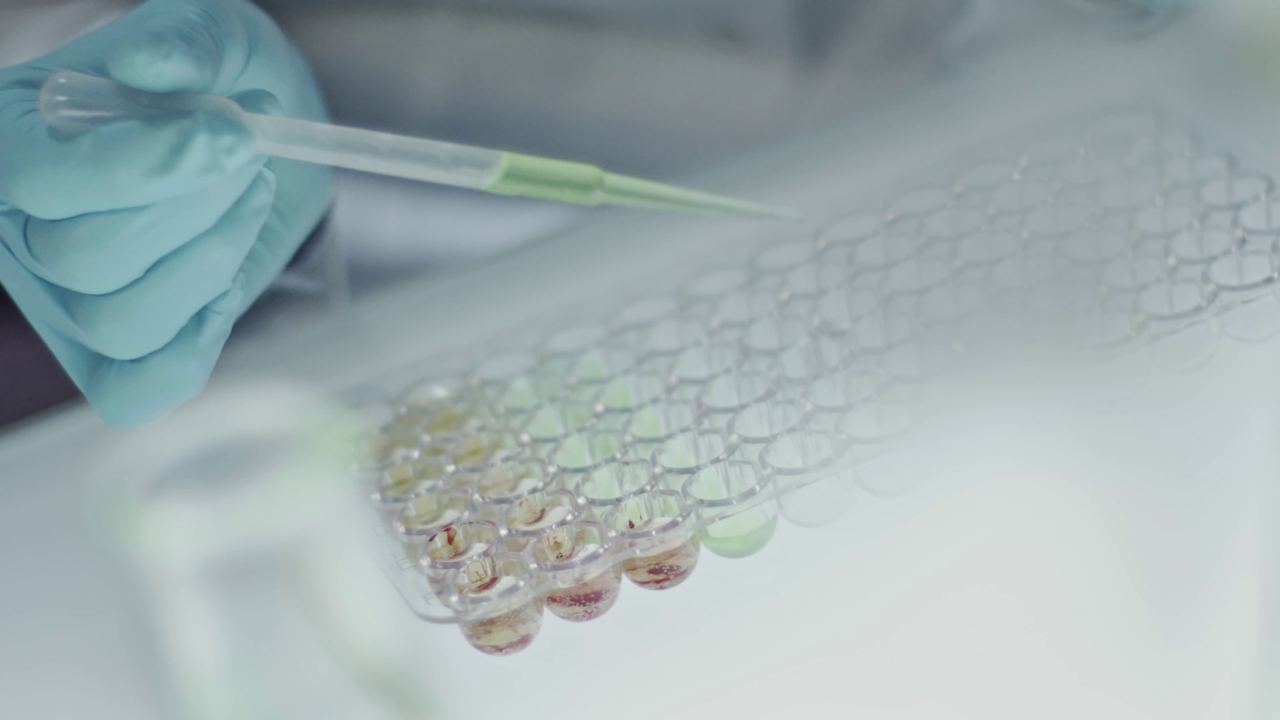
#> input picture src/vision/frames/image1.jpg, 3840 x 2160 px (shown at 1/3 size); its folder holds only this picture in this run
$ python get_growth_height.py --image frames/image1.jpg
#> lines starting #> are read from the running program, lines starting #| are printed output that depends on the picture; after the words box and inside, x2 and y2 are one past the last pixel; in counts of white or black regions, pixels touching at a corner belong together
#> further down, image is the input picture: shape (2160, 3840, 3); mean B, G, R 174.7, 172.8, 158.2
""" Logic to Measure Plant Height"""

import argparse
import imutils.contours
import cv2
import ffmpeg
import os

def get_height():
    greyscale = cv2.cvtColor(image, cv2.COLOR_BGR2GRAY)
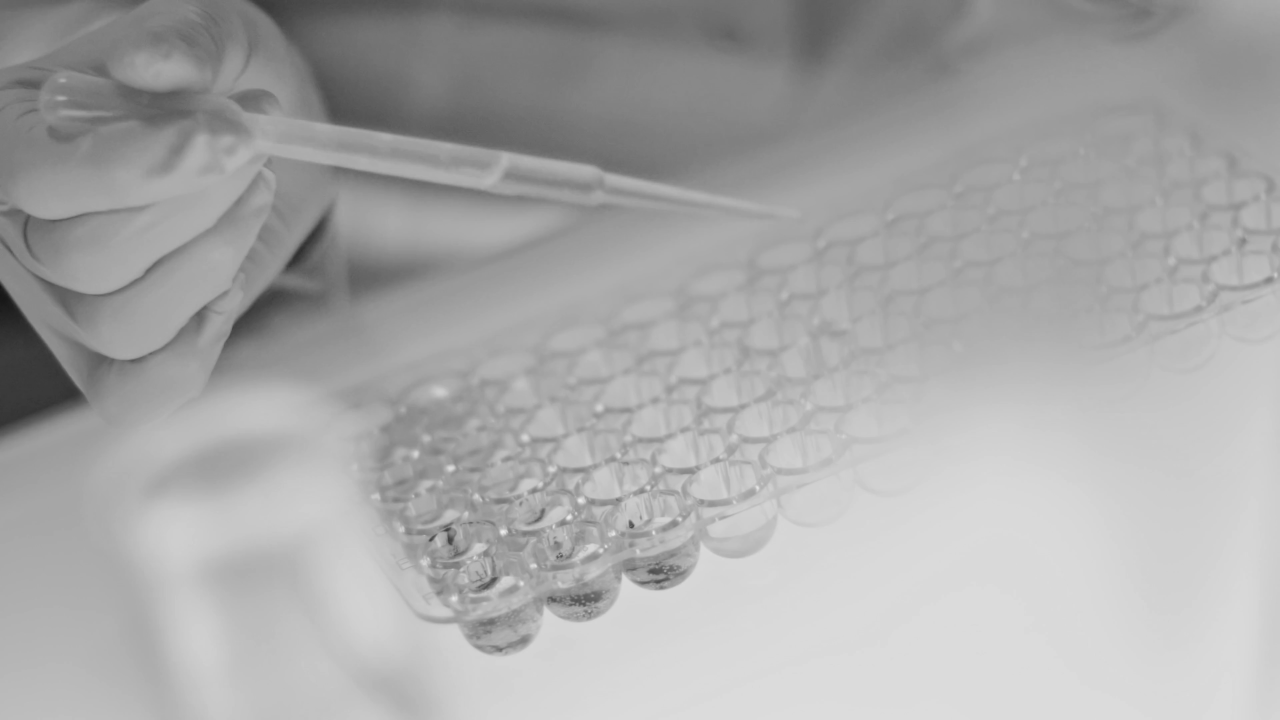
#> greyscale: shape (2160, 3840) (shown at 1/3 size); min 21, max 238, mean 168.6
    greyscale = cv2.GaussianBlur(greyscale, (7, 7), 0)

    # Detect edges and close gaps
    canny_output = cv2.Canny(greyscale, 50, 100)
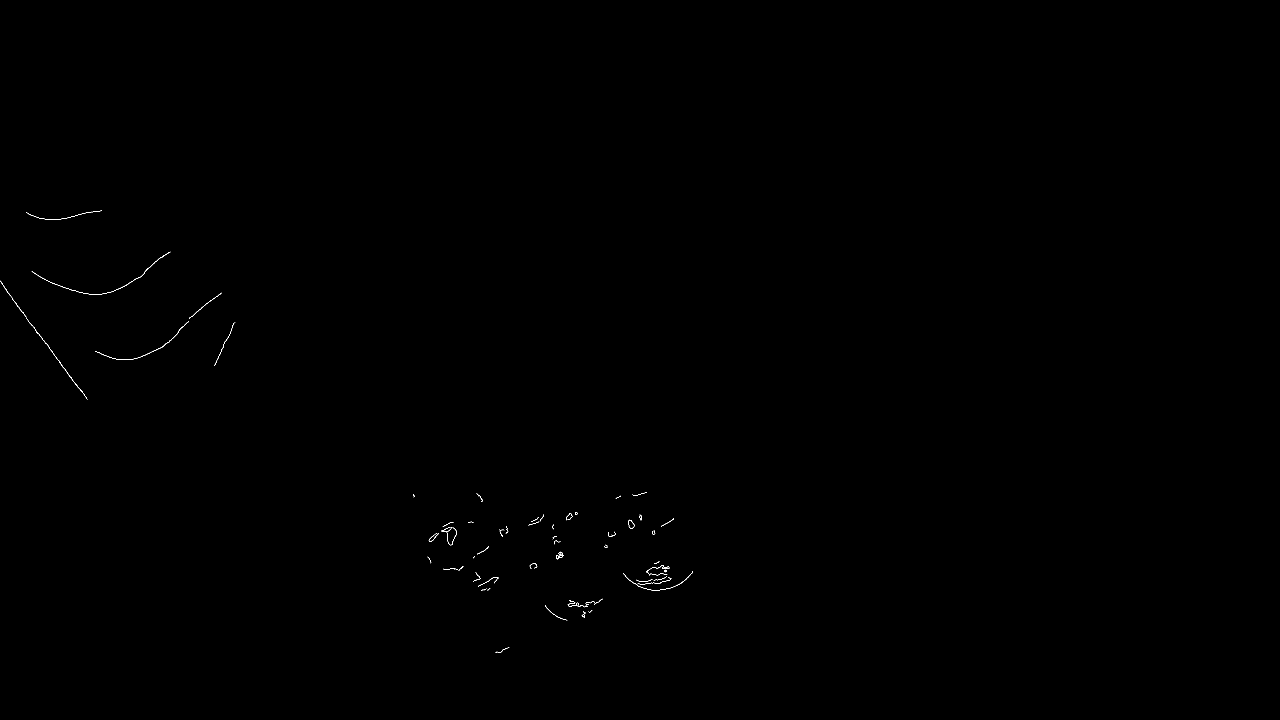
#> canny_output: shape (2160, 3840) (shown at 1/3 size); 0.06% white in thin lines or dots, all inside (x1, y1, x2, y2) = (1, 632, 2079, 1958)
    canny_output = cv2.dilate(canny_output, None, iterations=1)
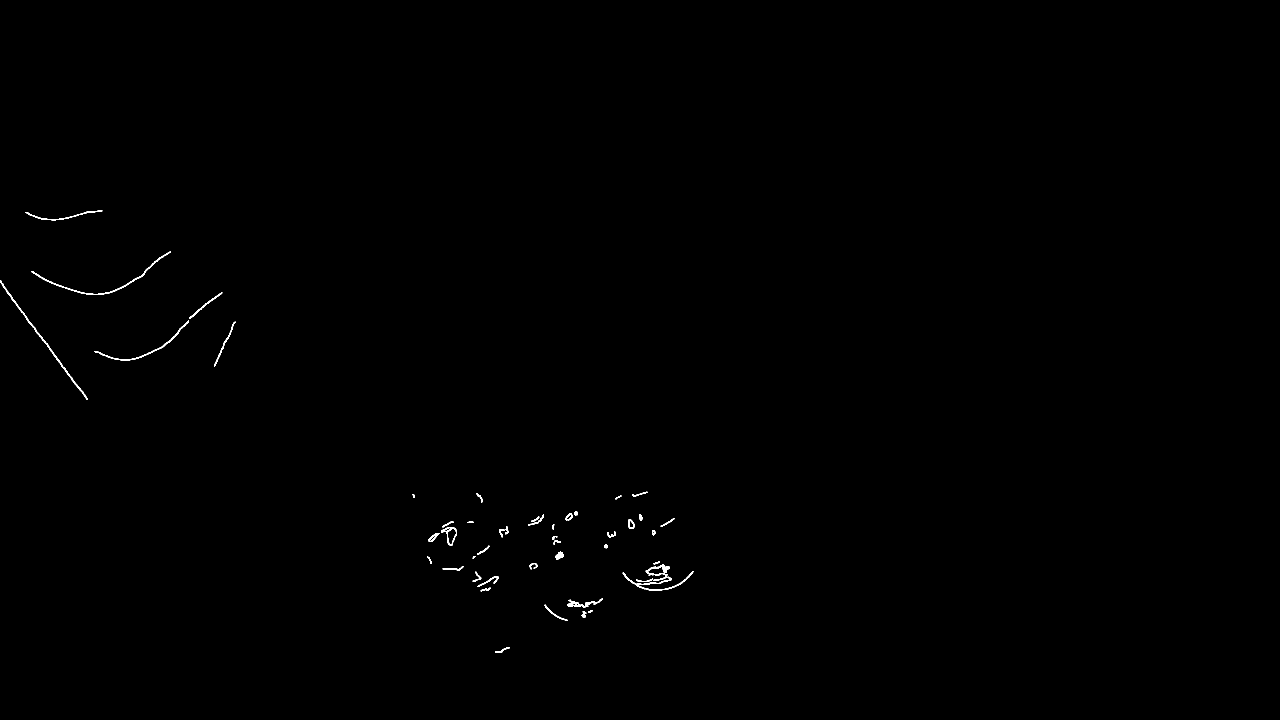
#> canny_output: shape (2160, 3840) (shown at 1/3 size); 0.19% white; 52 white regions, largest, box (x1, y1, x2, y2) and area: (0, 841, 263, 1200) 1771, (94, 754, 513, 885) 1768, (284, 962, 567, 1081) 1225
    canny_output = cv2.erode(canny_output, None, iterations=1)
#> canny_output: shape (2160, 3840); 0.06% white in thin lines or dots, all inside (x1, y1, x2, y2) = (0, 632, 2079, 1958)

    # Get the contours of the shapes, sort l-to-r and create boxes
    #print(cv2.findContours(canny_output, cv2.RETR_EXTERNAL,
       #                             cv2.CHAIN_APPROX_SIMPLE))
    contours, _ = cv2.findContours(canny_output, cv2.RETR_EXTERNAL,
                                    cv2.CHAIN_APPROX_SIMPLE)
#> contours = 57 contours, 37 with area under 20; largest, box (x1, y1, x2, y2) and area: (1324, 1582, 1370, 1636) 1176, (1886, 1559, 1903, 1586) 304, (1286, 1600, 1317, 1625) 248, (1668, 1655, 1691, 1678) 231, (9, 856, 262, 1199) 156
    if len(contours) < 2:
        print("Couldn't detect two or more objects")
        exit(0)

    (contours, _) = imutils.contours.sort_contours(contours)
    contours_poly = [None]*len(contours)
#> contours_poly = 57 items
    boundRect = [None]*len(contours)
#> boundRect = 57 items
    for i, c in enumerate(contours):
        contours_poly[i] = cv2.approxPolyDP(c, 3, True)
        boundRect[i] = cv2.boundingRect(contours_poly[i])
#> this loop made 57 passes
#> after the loop, boundRect = 57 items, first 6: (0, 842, 9, 12), (9, 856, 253, 343), (78, 632, 228, 28), (95, 755, 417, 128), (285, 963, 281, 117), (568, 878, 98, 78); contours_poly = 57 contours, 35 with area under 20; largest, box (x1, y1, x2, y2) and area: (1324, 1582, 1370, 1636) 1148, (1887, 1559, 1903, 1585) 232, (568, 878, 666, 956) 219, (1668, 1655, 1691, 1678) 219, (1287, 1600, 1317, 1624) 197

    output_image = image.copy()
    mmPerPixel = 2 / boundRect[0][2]
#> mmPerPixel = 0.222
    highestRect = 1000
    lowestRect = 0

    for i in range(1, len(contours)):

        # Too smol?
        if boundRect[i][2] < 50 or boundRect[i][3] < 50:
            continue

        # The first rectangle is our control, so set the ratio
        if highestRect > boundRect[i][1]:
            highestRect = boundRect[i][1]
        if lowestRect < (boundRect[i][1] + boundRect[i][3]):
            lowestRect = (boundRect[i][1] + boundRect[i][3])

        # Create a boundary box
        cv2.rectangle(output_image, (int(boundRect[i][0]), int(boundRect[i][1])),
                    (int(boundRect[i][0] + boundRect[i][2]),
                    int(boundRect[i][1] + boundRect[i][3])), (255, 0, 0), 2)
#> this loop made 56 passes
#> (highestRect, lowestRect) on pass 1: (856, 1199)
#> highestRect on pass 3: 755
#> after the loop, highestRect = 755; lowestRect = 1771

    # Calculate the size of our plant
    plantHeight = (lowestRect - highestRect) * mmPerPixel
#> plantHeight = 225.8
    print("Plant height is {0:.0f}mm".format(plantHeight))
#| Plant height is 226mm

    # Resize and display the image (press key to exit)
    resized_image = cv2.resize(output_image, (1280, 720))
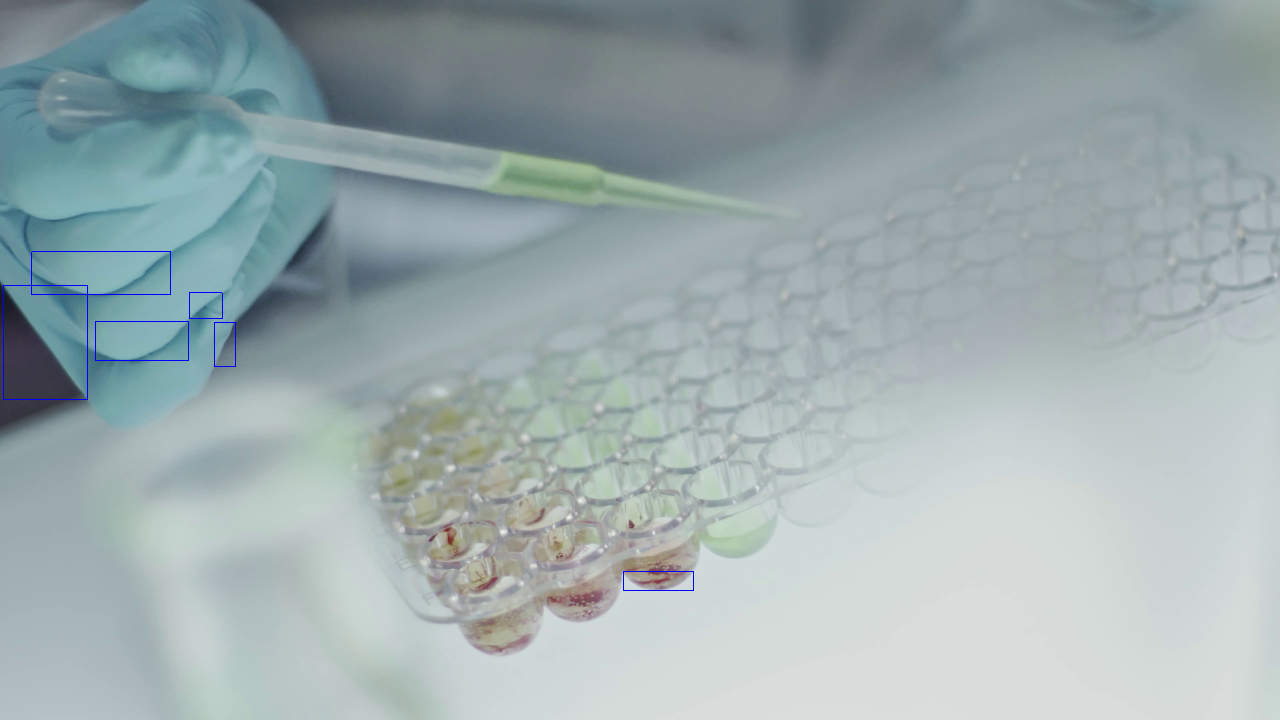
#> resized_image: shape (720, 1280, 3); mean B, G, R 174.8, 172.6, 158
    cv2.imshow("Image", resized_image)
    cv2.waitKey(0)
    return plantHeight

def getFrame(sec):
    vidcap.set(cv2.CAP_PROP_POS_MSEC,sec*1000)
    hasFrames,image = vidcap.read()
    if hasFrames:
        cv2.imwrite("frames/image"+str(count)+".jpg", image)     # save frame as JPG file
    return hasFrames

# Get our options
parser = argparse.ArgumentParser(description='Object height measurement')
parser.add_argument("-i", "--image", type=str, required=False,
                    help="file to process")
parser.add_argument("-v", "--video", type=str, required=False,
                    help="Video File")
args = vars(parser.parse_args())

# Read in the image
try:
    image = cv2.imread(args["image"])
    get_height()
except:
    vidcap = cv2.VideoCapture(args["video"])
    sec = 0
    frameRate = 2 #//it will capture image in each 0.5 second
    count=1
    success = getFrame(sec)
    while success:
        count = count + 1
        sec = sec + frameRate
        sec = round(sec, 2)
        success = getFrame(sec)
    print("Frames Extracted.... Calculating Height")
    f = open("FrameHeightList.txt", "w")
    for filename in os.listdir("./frames/"):
        print(filename)
        if filename.endswith(".jpg"):
            image = cv2.imread("./frames/" + filename)
            f.write(str(get_height())+"\n")
    f.close()

$ run again, on src/vision/frames/image5.jpg
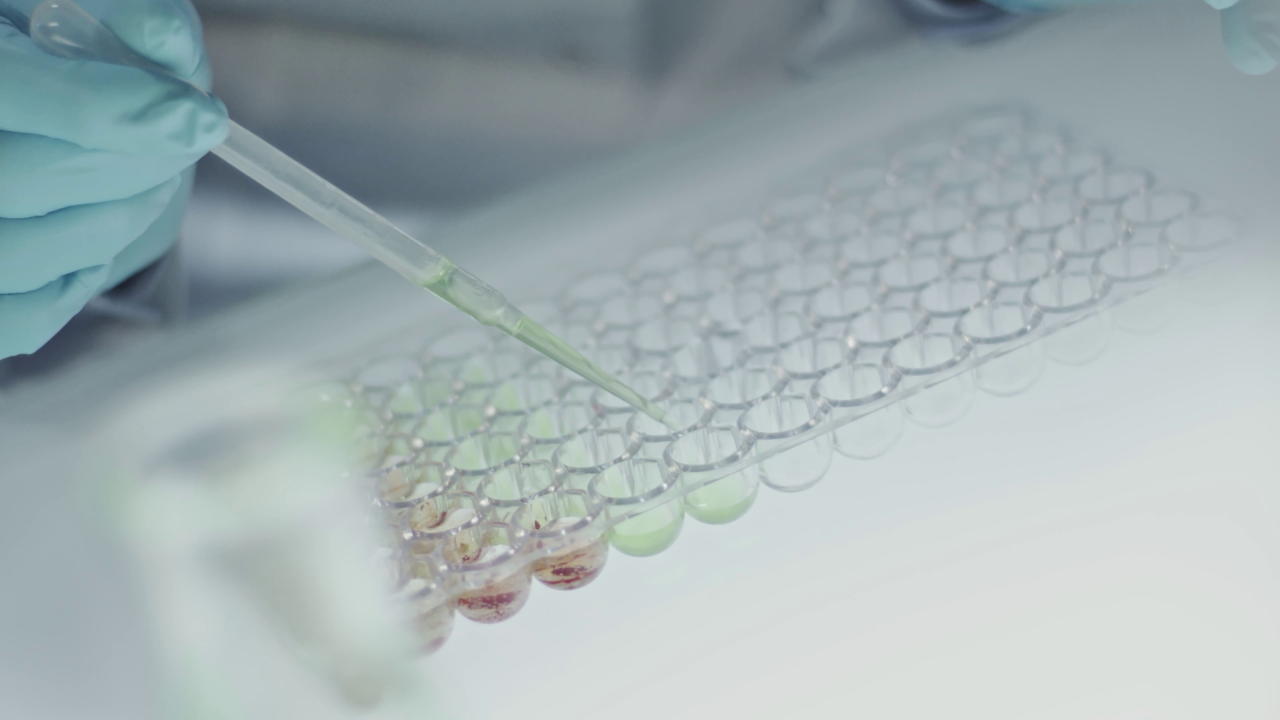
#> input picture src/vision/frames/image5.jpg, 3840 x 2160 px (shown at 1/3 size)
#> image is the input picture: shape (2160, 3840, 3); mean B, G, R 178.4, 176.5, 163.1
#> in get_height, `canny_output = cv2.dilate(canny_output, None, iterations=1)`:
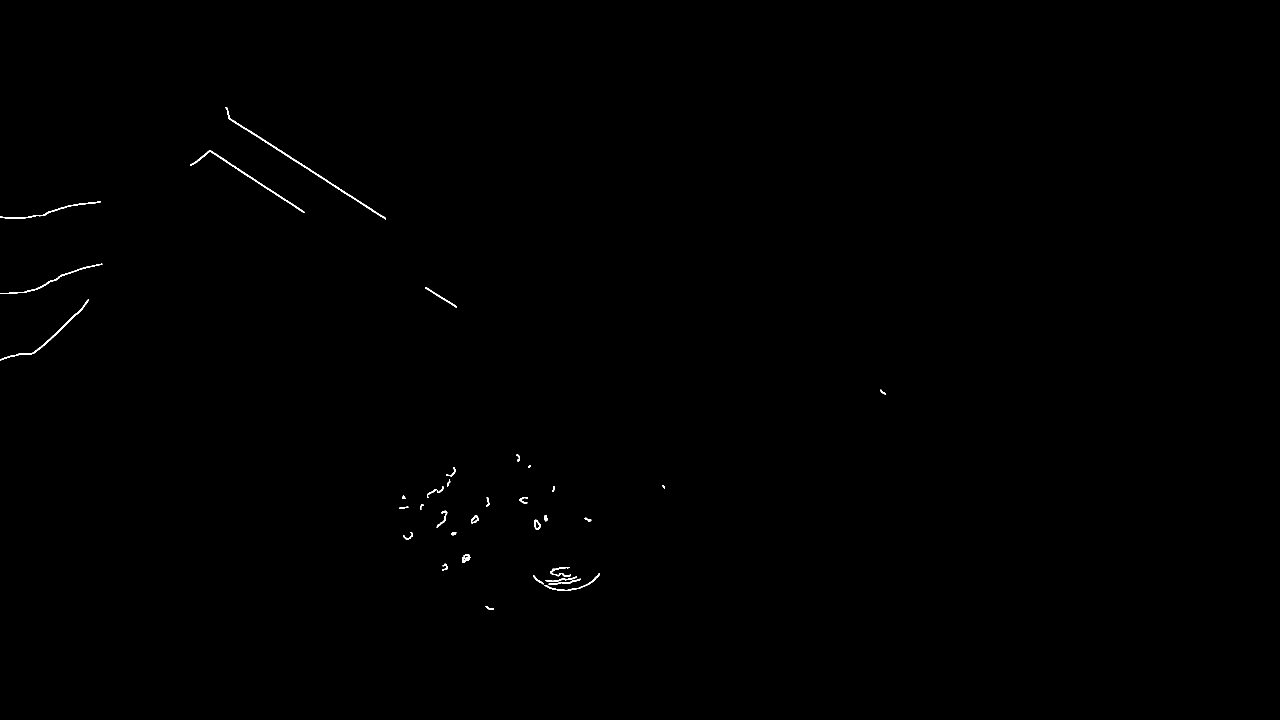
#> canny_output: shape (2160, 3840) (shown at 1/3 size); 0.16% white; 37 white regions, largest, box (x1, y1, x2, y2) and area: (677, 321, 1158, 658) 2394, (570, 452, 915, 639) 1678, (0, 898, 267, 1081) 1318
#> contours = 38 contours, 24 with area under 20; largest, box (x1, y1, x2, y2) and area: (1604, 1560, 1621, 1588) 292, (678, 322, 1157, 657) 258, (571, 453, 914, 638) 190, (1387, 1665, 1410, 1688) 160, (0, 899, 266, 1080) 142
#> in get_height, `contours_poly = [None]*len(contours)`: contours_poly = 38 items
#> the loop in get_height, `for i, c in enumerate(contours):` made 38 passes
#> after the loop in get_height, `for i, c in enumerate(contours):`: boundRect = 38 items, first 6: (0, 899, 266, 181), (0, 792, 306, 89), (0, 605, 301, 50), (571, 453, 343, 185), (678, 322, 479, 335), (1199, 1521, 25, 4); contours_poly = 38 contours, 24 with area under 20; largest, box (x1, y1, x2, y2) and area: (1605, 1560, 1621, 1588) 218, (1387, 1665, 1408, 1688) 185, (0, 899, 266, 1080) 140, (1651, 1702, 1709, 1724) 84, (571, 453, 914, 638) 71
#> mmPerPixel = 0.00752
#> the loop in get_height, `for i in range(1, len(contours)):` made 37 passes
#> (highestRect, lowestRect) on pass 1: (792, 881)
#> after the loop in get_height, `for i in range(1, len(contours)):`: highestRect = 322; lowestRect = 1772
#> plantHeight = 10.9
#| Plant height is 11mm
#> in get_height, `resized_image = cv2.resize(output_image, (1280, 720))`:
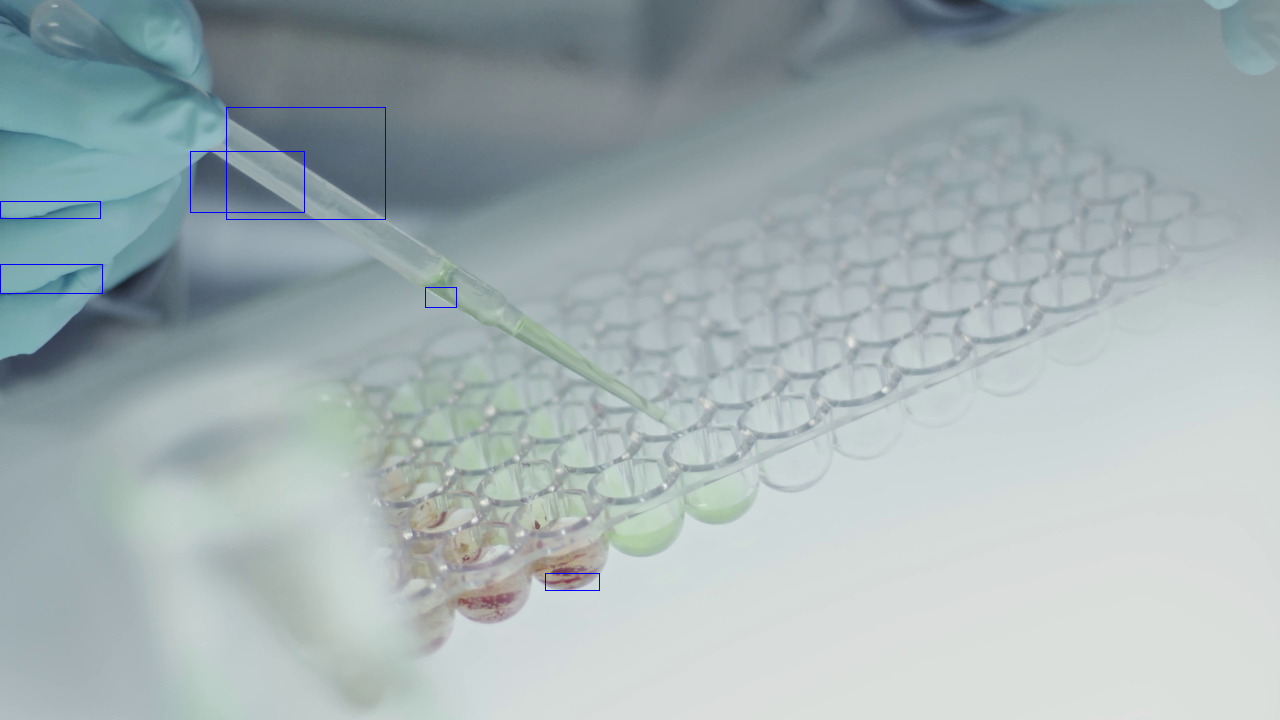
#> resized_image: shape (720, 1280, 3); mean B, G, R 178.6, 176.3, 162.9
